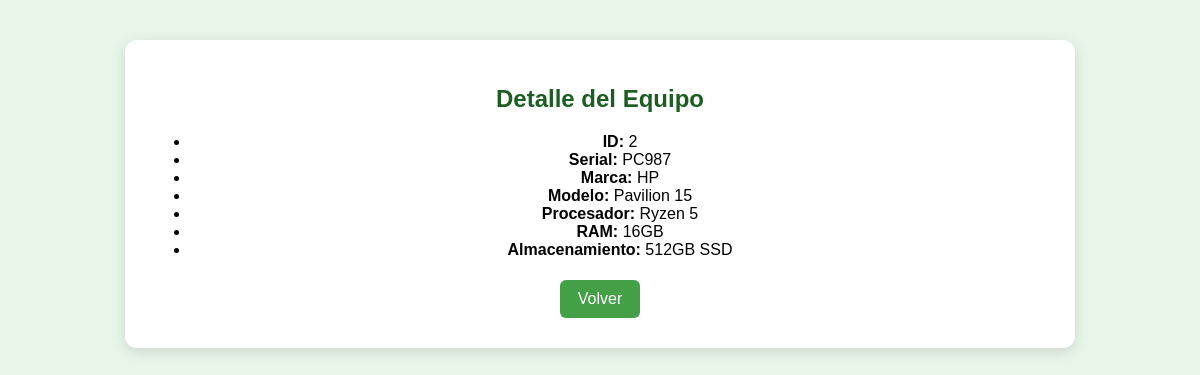
The page /detalle/2 (signed in) on the database its author committed.
### tables this page shows
CREATE TABLE computadores (
        id INTEGER PRIMARY KEY AUTOINCREMENT,
        serial TEXT NOT NULL,
        marca TEXT,
        modelo TEXT,
        procesador TEXT,
        ram TEXT,
        almacenamiento TEXT
    );

### app.py (the view)
@app.route("/detalle/<int:id>")
def detalle(id):
    if "usuario" not in session:
        return redirect("/login")
    conn = get_db()
    cur = conn.cursor()
    cur.execute("SELECT * FROM computadores WHERE id = ?", (id,))
    pc = cur.fetchone()
    if not pc:
        return "Equipo no encontrado", 404
    return render_template("detalle.html", pc=pc)

### app.py (called while the page is built)
def get_db():
    db = getattr(g, "_database", None)
    if db is None:
        db = g._database = sqlite3.connect(APP_DB)
    return db

@app.teardown_appcontext
def close_connection(exception):
    db = getattr(g, "_database", None)
    if db:
        db.close()

### templates/detalle.html (shortened to what this page needs)
<!DOCTYPE html>
<html lang="es">
<head>
    <link rel="stylesheet" href="/static/styles.css">
</head>
<body>
<div class="container">
    <h2>Detalle del Equipo</h2>
    <ul class="detail-list">
        <li><strong>ID:</strong> {{ pc[0] }}</li>
        <li><strong>Serial:</strong> {{ pc[1] }}</li>
        <li><strong>Marca:</strong> {{ pc[2] }}</li>
        <li><strong>Modelo:</strong> {{ pc[3] }}</li>
        <li><strong>Procesador:</strong> {{ pc[4] }}</li>
        <li><strong>RAM:</strong> {{ pc[5] }}</li>
        <li><strong>Almacenamiento:</strong> {{ pc[6] }}</li>
    </ul>
    <a class="btn" href="/">Volver</a>
</div>
</body>
</html>

### static/styles.css (style rules this page uses)
body { font-family: Arial, sans-serif; background: #e8f5e9; margin: 0; padding: 0; text-align: center; }
.container { width: 90%; max-width: 900px; margin: 40px auto; background: #ffffff; padding: 25px; border-radius: 12px; box-shadow: 0 4px 15px rgba(0,0,0,0.12); }
h1, h2 { color: #1b5e20; text-align: center; margin-bottom: 20px; }
.btn { display: inline-block; background: #43a047; color: white; padding: 10px 18px; border-radius: 6px; text-decoration: none; margin: 5px; transition: 0.3s; }

### rows shown on the page
computadores: id "2", serial "PC987", marca "HP", modelo "Pavilion 15", procesador "Ryzen 5", ram "16GB", almacenamiento "512GB SSD"
